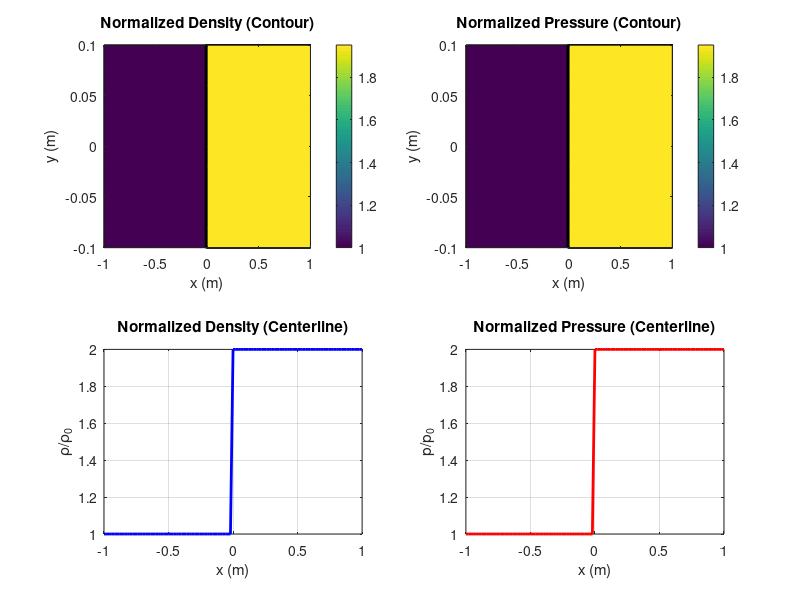

Source code (MATLAB): (Note: this script raises an error after producing the figure.)
%% ShockTube_2D.m
% This MATLAB script solves the 2D Euler equations for a shock tube 
% using a third‑order Runge–Kutta scheme with a finite-difference formulation
% based on Van Leer flux splitting. The computational domain is defined as
% x ∈ [-1,1] and y ∈ [–0.1,0.1] (yielding equal grid spacing) with 101 points in x 
% and 11 points in y. Inviscid wall (reflective) boundary conditions are applied
% on every wall.
%
% The conserved variables are:
%    U(:,:,1) = density (ρ)
%    U(:,:,2) = x‑momentum (ρ·u)
%    U(:,:,3) = y‑momentum (ρ·v)
%    U(:,:,4) = total energy (E = p/(γ–1) + 0.5·ρ·(u²+v²))
%
% The primitive variables are:
%    V(:,:,1) = density (ρ)
%    V(:,:,2) = x‑velocity (u)
%    V(:,:,3) = y‑velocity (v)
%    V(:,:,4) = pressure (p)

clear; close all; clc

%% Parameters

% Numerical parameters
CFL = 1;
nt = 50;                % Number of time steps
Nx = 101;               % Number of x-points
Ny = 11;                % Number of y-points

% Domain in x is [-1,1]
x = linspace(-1, 1, Nx)';      
dx = (x(end)-x(1))/(Nx-1);   % x-grid spacing

% For equal grid spacing, choose y-domain so that Δy = Δx.
dy = dx;                   % y-grid spacing equal to dx.
% Center the narrow y-domain around 0.
y_center = 0;
L_y = dy*(Ny-1);
y = linspace(y_center - L_y/2, y_center + L_y/2, Ny)';

% Gas properties
G  = 1.8;           % Ratio of specific heats (γ)
R  = 287;           % Gas constant (J/(kg·K))
Cv = R/(G-1);       % Constant-volume specific heat

%% Initial Conditions

% Left Region (x < 0): state 1
rho1 = 1.2;       % Density (kg/m^3)
p1   = 1e5;       % Pressure (Pa)
u1   = 0;         % x-velocity (m/s)
v1   = 0;         % y-velocity (m/s)

% Right Region (x >= 0): state 2
rho2 = 2.4;       % Density (kg/m^3)
p2   = 2e5;       % Pressure (Pa)
u2   = 0;         % x-velocity (m/s)
v2   = 0;         % y-velocity (m/s)

% Initialize the primitive variable array V (Nx x Ny x 4)
% V(:,:,1)=ρ, V(:,:,2)=u, V(:,:,3)=v, V(:,:,4)=p.
V_old = zeros(Nx, Ny, 4);
for i = 1:Nx
    for j = 1:Ny
        if x(i) < 0
            V_old(i,j,1) = rho1;
            V_old(i,j,4) = p1;
        else
            V_old(i,j,1) = rho2;
            V_old(i,j,4) = p2;
        end
        V_old(i,j,2) = 0;  % initial x-velocity
        V_old(i,j,3) = 0;  % initial y-velocity
    end
end

% Compute conserved variables U from V:
% U(:,:,1)=ρ, U(:,:,2)=ρ·u, U(:,:,3)=ρ·v,
% U(:,:,4)= Cv·p/R + 0.5·ρ·(u²+v²)
U_old = zeros(Nx, Ny, 4);
U_old(:,:,1) = V_old(:,:,1);
U_old(:,:,2) = V_old(:,:,1).*V_old(:,:,2);
U_old(:,:,3) = V_old(:,:,1).*V_old(:,:,3);
U_old(:,:,4) = Cv*V_old(:,:,4)/R + 0.5*V_old(:,:,1).*(V_old(:,:,2).^2 + V_old(:,:,3).^2);

%% Storage for Time-Stepping
dt_arr = zeros(nt,1);
t_plot = zeros(nt,1);
t_elap = 0;

% Normalization references from the left state
rho_ref = rho1;
p_ref   = p1;

% Create meshgrid for the contour plots (meshgrid returns arrays of size Ny×Nx)
[X, Y] = meshgrid(x, y);

%% Analytical Solution (McCormick)

x_a = [0 0.1040 0.1040 0.4155 0.4155 0.7401 0.8416 1]; % Position in Shock tube
x_a = (x_a*2)-1; % Rescale from [0,1] to [-1,1]
r_a = [1.2 1.2 1.4421 1.4421 1.9645 1.9645 2.4 2.4]; % Density (kg/m^3)
p_a = [1 1 1.4018 1.4018 1.4018 1.4018 2 2]*1e5; % Pressure (bar)

% Normalization references (left-side)
rho_ref = rho1;
p_ref = p1; % in Pa

%% Create Animation Figure with Contour and 1D Centerline Plots
figure('Name','2D Shock Tube Simulation');

% Top left subplot: Contour plot for normalized density
subplot(2,2,1);
hCont_density = contourf(X, Y, squeeze(V_old(:,:,1))'/rho_ref, 20);
colorbar;
title('Normalized Density (Contour)');
xlabel('x (m)'); ylabel('y (m)');

% Top right subplot: Contour plot for normalized pressure
subplot(2,2,2);
hCont_pressure = contourf(X, Y, squeeze(V_old(:,:,4))'/p_ref, 20);
colorbar;
title('Normalized Pressure (Contour)');
xlabel('x (m)'); ylabel('y (m)');

% For the centerline, choose the middle index in y.
j_center = round(Ny/2);

% Bottom left subplot: 1D centerline for normalized density
subplot(2,2,3);
hLine_density = plot(x, squeeze(V_old(:,j_center,1))/rho_ref, 'b-', 'LineWidth', 2);
title('Normalized Density (Centerline)');
xlabel('x (m)'); ylabel('\rho/\rho_0');
grid on;

% Bottom right subplot: 1D centerline for normalized pressure
subplot(2,2,4);
hLine_pressure = plot(x, squeeze(V_old(:,j_center,4))/p_ref, 'r-', 'LineWidth', 2);
title('Normalized Pressure (Centerline)');
xlabel('x (m)'); ylabel('p/p_0');
grid on;

Tmat = zeros(Nx,Ny); % Temperature for finding speed of sound later

%% RK3 Time Integration Loop

for z = 1:nt
    % Reconstruct primitive variables from U_old.
    rho = U_old(:,:,1);
    u   = U_old(:,:,2)./rho;
    v   = U_old(:,:,3)./rho;
    E   = U_old(:,:,4);
    p   = (G-1)*(E - 0.5*rho.*(u.^2+v.^2));
    
    % Compute local speed of sound and dt from CFL condition.
    c = sqrt(G * p ./ rho);
    % Use dt = CFL*dx / max(|u|+|v|+c) over all grid points.
    dt = CFL * dx / max(max(abs(u) + abs(v) + c));
    dt_arr(z) = dt;
    t_elap = t_elap + dt;
    t_plot(z) = t_elap;
    
    U_n = U_old;  % Save a copy for RK stages
    
    % RK3 stages
    for k = 1:3

        for i = 1:Nx
            for j = 1:Ny
                Tmat(i,j) = V_old(i,j,4)/(R*V_old(i,j,1)); % Resolve Temperature at every point
            end
        end
        alp = 1/(5 - k);  % Stage weights: 1/4, 1/3, 1/2 for k=1,2,3
        
        % Compute the 2D residual using the Van Leer FD scheme.
        Res = computeRHS2D(U_old, dx, dy, G);
        
        % Update the conserved variables for this stage.
        U_new = U_old - alp * dt * Res;
        
        % Recover primitive variables V_new from U_new.
        rho_new = U_new(:,:,1);
        u_new = U_new(:,:,2)./rho_new;
        v_new = U_new(:,:,3)./rho_new;
        p_new = (G-1)*(U_new(:,:,4) - 0.5*rho_new.*(u_new.^2+v_new.^2));
        V_new = cat(3, rho_new, u_new, v_new, p_new);
        
        % Apply Boundary Conditions (Inviscid Wall)

        % Velocity (x)
        V_new(:,1,2) = V_new(:,2,2);
        V_new(:,end,2) = V_new(:,end-1,2);
        V_new(1,:,2) = V_new(2,:,2);
        V_new(end,:,2) = V_new(end-1,:,2);

        % Velocity (y)
        V_new(:,1,3) = 0;
        V_new(:,end,3) = 0;
        V_new(1,:,3) = 0;
        V_new(end,:,3) = 0;

        % Pressure
        V_new(:,1,4) = V_new(:,2,4);
        V_new(:,end,4) = V_new(:,end-1,4);
        V_new(1,:,4) = V_new(2,:,4);
        V_new(end,:,4) = V_new(end-1,:,4);

        % Temperature
        Tmat(:,1) = Tmat(:,2);
        Tmat(1,:) = Tmat(2,:);
        Tmat(:,end) = Tmat(:,end-1);
        Tmat(end,:) = Tmat(end-1,:);

        % Density
        V_new(:,1,1) = V_new(:,1,4)./(R*Tmat(:,1));
        V_new(:,end,1) = V_new(:,end,4)./(R*Tmat(:,end));
        V_new(1,:,1) = V_new(1,:,4)./(R*Tmat(1,:));
        V_new(end,:,1) = V_new(end,:,4)./(R*Tmat(end,:));
        
        % Recompute the conserved variables from updated V_new.
        U_new(:,:,1) = V_new(:,:,1);
        U_new(:,:,2) = V_new(:,:,1).*V_new(:,:,2);
        U_new(:,:,3) = V_new(:,:,1).*V_new(:,:,3);
        U_new(:,:,4) = Cv*V_new(:,:,4)/R + 0.5*V_new(:,:,1).*(V_new(:,:,2).^2 + V_new(:,:,3).^2);
        
        % Update for next RK stage.
        U_old = U_new;
        V_old = V_new;
    end
    
    % Update the contour subplots.
    subplot(2,2,1);
    % Update density contour.
    cla;
    hCont_density = contourf(X, Y, squeeze(V_old(:,:,1))'/rho_ref, 20);
    colorbar;
    title(sprintf('Normalized Density (Contour) at t = %.4f s', t_elap));
    xlabel('x (m)'); ylabel('y (m)');
    
    subplot(2,2,2);
    % Update pressure contour.
    cla;
    hCont_pressure = contourf(X, Y, squeeze(V_old(:,:,4))'/p_ref, 20);
    colorbar;
    title(sprintf('Normalized Pressure (Contour) at t = %.4f s', t_elap));
    xlabel('x (m)'); ylabel('y (m)');
    
    % Update the centerline plots.
    % Extract centerline data (using the middle index in y).
    centerDensity = squeeze(V_old(:,j_center,1))/rho_ref;
    centerPressure = squeeze(V_old(:,j_center,4))/p_ref;
    
    subplot(2,2,3);
    set(hLine_density, 'YData', centerDensity);
    title(sprintf('Normalized Density (Centerline) at t = %.4f s', t_elap));
    
    subplot(2,2,4);
    set(hLine_pressure, 'YData', centerPressure);
    title(sprintf('Normalized Pressure (Centerline) at t = %.4f s', t_elap));
    
    drawnow;
    % pause(0.05); % Uncomment to slow down the animation if desired
end

%% Function: Compute 2D Residual via Van Leer FD Scheme
function Res = computeRHS2D(U, dx, dy, G)
    % U: (Nx x Ny x 4) array of conserved variables.
    [Nx, Ny, ~] = size(U);
    % Create an extended array with ghost cells (size: (Nx+2) x (Ny+2) x 4)
    U_ext = zeros(Nx+2, Ny+2, 4);
    U_ext(2:Nx+1, 2:Ny+1, :) = U;
    
    % Apply inviscid wall boundary conditions on every wall:
    % Left boundary (i=1)
    for j = 2:Ny+1
        U_ext(1,j,1) = U_ext(2,j,1);
        U_ext(1,j,2) = -U_ext(2,j,2);  % Reflect u
        U_ext(1,j,3) = U_ext(2,j,3);
        U_ext(1,j,4) = U_ext(2,j,4);
    end
    % Right boundary (i=Nx+2)
    for j = 2:Ny+1
        U_ext(Nx+2,j,1) = U_ext(Nx+1,j,1);
        U_ext(Nx+2,j,2) = -U_ext(Nx+1,j,2);
        U_ext(Nx+2,j,3) = U_ext(Nx+1,j,3);
        U_ext(Nx+2,j,4) = U_ext(Nx+1,j,4);
    end
    % Bottom boundary (j=1)
    for i = 2:Nx+1
        U_ext(i,1,1) = U_ext(i,2,1);
        U_ext(i,1,2) = U_ext(i,2,2);
        U_ext(i,1,3) = -U_ext(i,2,3);  % Reflect v
        U_ext(i,1,4) = U_ext(i,2,4);
    end
    % Top boundary (j=Ny+2)
    for i = 2:Nx+1
        U_ext(i,Ny+2,1) = U_ext(i,Ny+1,1);
        U_ext(i,Ny+2,2) = U_ext(i,Ny+1,2);
        U_ext(i,Ny+2,3) = -U_ext(i,Ny+1,3);
        U_ext(i,Ny+2,4) = U_ext(i,Ny+1,4);
    end
    % Corners (set as adjacent interior)
    U_ext(1,1,:) = U_ext(2,2,:);
    U_ext(1,Ny+2,:) = U_ext(2,Ny+1,:);
    U_ext(Nx+2,1,:) = U_ext(Nx+1,2,:);
    U_ext(Nx+2,Ny+2,:) = U_ext(Nx+1,Ny+1,:);
    
    % Compute primitive variables in the extended domain.
    rho_ext = U_ext(:,:,1);
    u_ext = U_ext(:,:,2)./rho_ext;
    v_ext = U_ext(:,:,3)./rho_ext;
    E_ext = U_ext(:,:,4);
    p_ext = (G-1)*(E_ext - 0.5*rho_ext.*(u_ext.^2 + v_ext.^2));
    
    % Compute the Van Leer flux splitting in the x-direction.
    [F_plus, F_minus] = van_leer_flux_x(rho_ext, u_ext, v_ext, p_ext, E_ext, G);
    % Compute the Van Leer flux splitting in the y-direction.
    [G_plus, G_minus] = van_leer_flux_y(rho_ext, u_ext, v_ext, p_ext, E_ext, G);
    
    % Compute the residual for interior cells (i = 2:Nx+1, j = 2:Ny+1).
    Res = zeros(Nx, Ny, 4);
    for i = 2:Nx+1
        for j = 2:Ny+1
            dF = ( F_plus(i,j,:) - F_plus(i-1,j,:) + F_minus(i+1,j,:) - F_minus(i,j,:) ) / dx;
            dG = ( G_plus(i,j,:) - G_plus(i,j-1,:) + G_minus(i,j+1,:) - G_minus(i,j,:) ) / dy;
            Res(i-1,j-1,:) = dF + dG;
        end
    end
end

%% Function: Van Leer Flux Splitting in x-direction
function [F_plus, F_minus] = van_leer_flux_x(rho, u, v, p, E, G)
    % Compute the local speed of sound and Mach number in the x-direction.
    c = sqrt(G * p ./ rho);
    M = u ./ c;
    
    % Initialize splitting coefficients.
    a_plus = zeros(size(M));
    a_minus = zeros(size(M));
    b_plus = zeros(size(M));
    b_minus = zeros(size(M));
    
    % For |M| <= 1.
    mask = abs(M) <= 1;
    a_plus(mask) = 0.25*(M(mask)+1).^2;
    a_minus(mask) = -0.25*(M(mask)-1).^2;
    b_plus(mask) = 0.25*(M(mask)+1).^2.*(2 - M(mask));
    b_minus(mask) = 0.25*(M(mask)-1).^2.*(2 + M(mask));
    
    % For M > 1.
    mask = M > 1;
    a_plus(mask) = M(mask);
    a_minus(mask) = 0;
    b_plus(mask) = 0.5*(M(mask)+1);
    b_minus(mask) = 0;
    
    % For M < -1.
    mask = M < -1;
    a_plus(mask) = 0;
    a_minus(mask) = M(mask);
    b_plus(mask) = 0;
    b_minus(mask) = 0.5*(1 - M(mask));
    
    % Compute the split fluxes in the x-direction.
    % The flux vector F = [ρ·u, ρ·u²+p, ρ·u·v, (E+p)·u].
    F_plus = zeros([size(rho), 4]);
    F_minus = zeros([size(rho), 4]);
    
    F_plus(:,:,1) = rho .* c .* a_plus;
    F_plus(:,:,2) = rho .* u .* c .* a_plus + p .* b_plus;
    F_plus(:,:,3) = rho .* v .* c .* a_plus;
    F_plus(:,:,4) = (E + p) .* c .* a_plus + p .* u .* b_plus;
    
    F_minus(:,:,1) = rho .* c .* a_minus;
    F_minus(:,:,2) = rho .* u .* c .* a_minus + p .* b_minus;
    F_minus(:,:,3) = rho .* v .* c .* a_minus;
    F_minus(:,:,4) = (E + p) .* c .* a_minus + p .* u .* b_minus;
end

%% Function: Van Leer Flux Splitting in y-direction
function [G_plus, G_minus] = van_leer_flux_y(rho, u, v, p, E, G)
    % Compute the local speed of sound and Mach number in the y-direction.
    c = sqrt(G * p ./ rho);
    M = v ./ c;
    
    % Initialize splitting coefficients.
    a_plus = zeros(size(M));
    a_minus = zeros(size(M));
    b_plus = zeros(size(M));
    b_minus = zeros(size(M));
    
    % For |M| <= 1.
    mask = abs(M) <= 1;
    a_plus(mask) = 0.25*(M(mask)+1).^2;
    a_minus(mask) = -0.25*(M(mask)-1).^2;
    b_plus(mask) = 0.25*(M(mask)+1).^2.*(2 - M(mask));
    b_minus(mask) = 0.25*(M(mask)-1).^2.*(2 + M(mask));
    
    % For M > 1.
    mask = M > 1;
    a_plus(mask) = M(mask);
    a_minus(mask) = 0;
    b_plus(mask) = 0.5*(M(mask)+1);
    b_minus(mask) = 0;
    
    % For M < -1.
    mask = M < -1;
    a_plus(mask) = 0;
    a_minus(mask) = M(mask);
    b_plus(mask) = 0;
    b_minus(mask) = 0.5*(1 - M(mask));
    
    % Compute the split fluxes in the y-direction.
    % The flux vector G = [ρ·v, ρ·u·v, ρ·v²+p, (E+p)·v].
    G_plus = zeros([size(rho), 4]);
    G_minus = zeros([size(rho), 4]);
    
    G_plus(:,:,1) = rho .* c .* a_plus;
    G_plus(:,:,2) = rho .* u .* c .* a_plus;
    G_plus(:,:,3) = rho .* v .* c .* a_plus + p .* b_plus;
    G_plus(:,:,4) = (E + p) .* c .* a_plus + p .* v .* b_plus;
    
    G_minus(:,:,1) = rho .* c .* a_minus;
    G_minus(:,:,2) = rho .* u .* c .* a_minus;
    G_minus(:,:,3) = rho .* v .* c .* a_minus + p .* b_minus;
    G_minus(:,:,4) = (E + p) .* c .* a_minus + p .* v .* b_minus;
end
